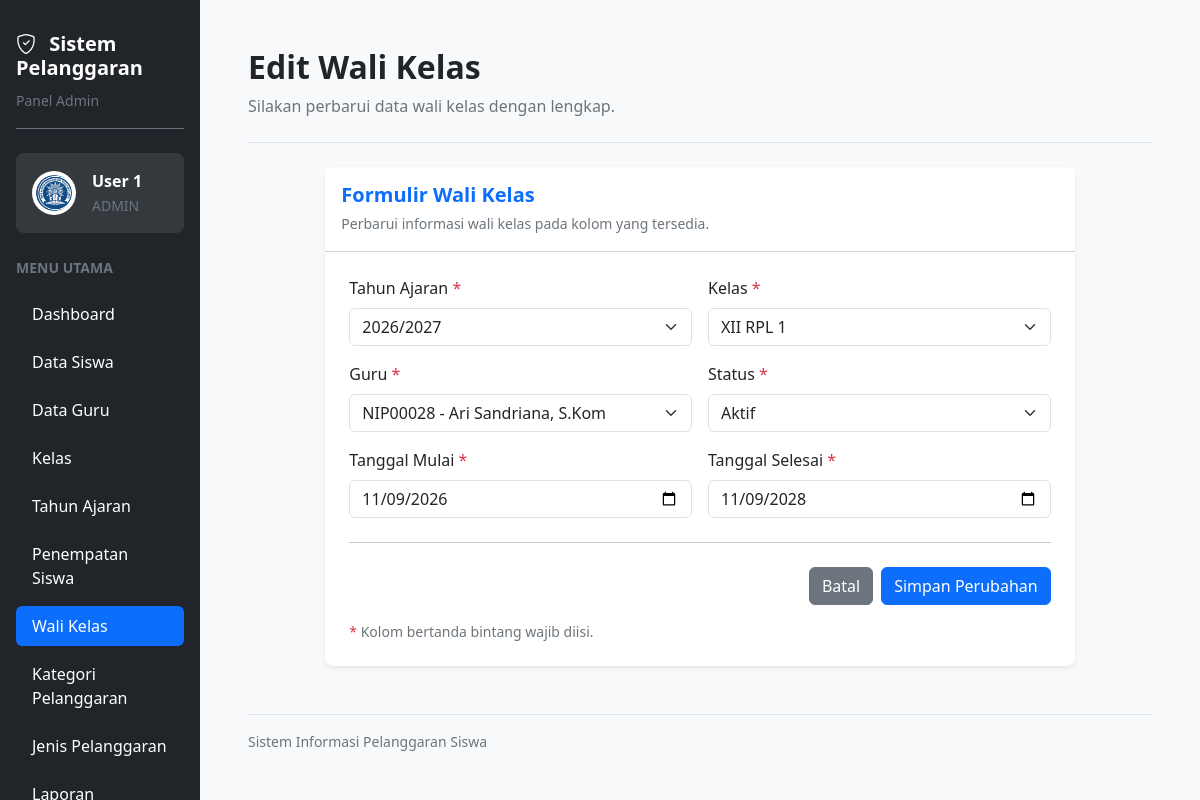
Page /edit_wali_kelas.php?id=120 (signed in) on the committed database.
### tables this page shows
CREATE TABLE `t_wali_kelas` (
  `id` int(11) NOT NULL,
  `tahun_ajaran_id` int(11) NOT NULL,
  `kelas_id` int(11) NOT NULL,
  `guru_id` int(11) NOT NULL,
  `tanggal_mulai` date NOT NULL,
  `tanggal_selesai` date NOT NULL,
  `status_aktif` tinyint(1) NOT NULL,
  `created_at` timestamp NULL DEFAULT current_timestamp(),
  `updated_at` timestamp NULL DEFAULT current_timestamp()
);

CREATE TABLE `t_tahun_ajaran` (
  `id` int(11) NOT NULL,
  `nama` varchar(20) NOT NULL,
  `tanggal_mulai` date NOT NULL,
  `tanggal_selesai` date NOT NULL,
  `status_aktif` tinyint(1) NOT NULL,
  `created_at` timestamp NOT NULL DEFAULT current_timestamp(),
  `updated_at` timestamp NOT NULL DEFAULT current_timestamp()
);

CREATE TABLE `t_kelas` (
  `id` int(11) NOT NULL,
  `nama` varchar(100) NOT NULL,
  `tingkat` varchar(20) NOT NULL,
  `jurusan` varchar(100) NOT NULL,
  `status_aktif` tinyint(1) NOT NULL,
  `created_at` timestamp NULL DEFAULT current_timestamp(),
  `updated_at` timestamp NULL DEFAULT current_timestamp()
);

CREATE TABLE `t_guru` (
  `id` int(11) NOT NULL,
  `nip` varchar(30) NOT NULL,
  `nama` varchar(150) NOT NULL,
  `email` varchar(150) NOT NULL,
  `status_aktif` tinyint(1) NOT NULL,
  `user_id` int(11) NOT NULL,
  `created_at` timestamp NULL DEFAULT current_timestamp(),
  `updated_at` timestamp NULL DEFAULT current_timestamp()
);

### edit_wali_kelas.php (the view, shortened to what this page needs)
<?php
require_once __DIR__ . "/config/koneksi.php";
$nama = htmlspecialchars($_SESSION['name'] ?? 'Pengguna', ENT_QUOTES, 'UTF-8');
function aman($nilai) {
    return htmlspecialchars((string)($nilai ?? ''), ENT_QUOTES, 'UTF-8');
}
$id = (int) $_GET['id'];
$stmt = mysqli_prepare($koneksi, "
    SELECT id, tahun_ajaran_id, kelas_id, guru_id,
           tanggal_mulai, tanggal_selesai, status_aktif
    FROM t_wali_kelas
    WHERE id = ?
");
mysqli_stmt_bind_param($stmt, "i", $id);
mysqli_stmt_execute($stmt);
$result = mysqli_stmt_get_result($stmt);
$wali = mysqli_fetch_assoc($result);
$tahun_list = mysqli_query($koneksi, "SELECT id, nama FROM t_tahun_ajaran ORDER BY id DESC");
$kelas_list = mysqli_query($koneksi, "SELECT id, nama FROM t_kelas ORDER BY nama ASC");
$guru_list = mysqli_query($koneksi, "SELECT id, nip, nama FROM t_guru ORDER BY nama ASC");
$menuAdmin = [
    ['Dashboard', 'dashboard.php'],
    ['Data Siswa', 'siswa.php'],
    ['Data Guru', 'guru.php'],
    ['Kelas', 'kelas.php'],
    ['Tahun Ajaran', 'tahun_ajaran.php'],
    ['Penempatan Siswa', 'penempatan_siswa.php'],
    ['Wali Kelas', 'wali_kelas.php'],
    ['Kategori Pelanggaran', 'kategori_pelanggaran.php'],
    ['Jenis Pelanggaran', 'jenis_pelanggaran.php'],
    ['Laporan', 'laporan.php'],
    ['About Me', 'abautme.php']
];
?>
<!DOCTYPE html>
<html lang="id">
<head>
    <link href="https://cdn.jsdelivr.net/npm/bootstrap@5.3.3/dist/css/bootstrap.min.css" rel="stylesheet">
    <link href="https://cdn.jsdelivr.net/npm/bootstrap-icons@1.11.3/font/bootstrap-icons.min.css" rel="stylesheet">
</head>
<body class="bg-light overflow-hidden">
<div class="container-fluid vh-100 overflow-hidden">
    <div class="row h-100 flex-nowrap">
        <aside class="col-3 col-md-3 col-lg-2 bg-dark vh-100 overflow-auto p-3 flex-shrink-0">
            <div class="text-white mb-4 pt-3 pb-3 border-bottom border-secondary">
                <h5 class="fw-bold mb-2">
                    <i class="bi bi-shield-check me-2"></i>
                    Sistem Pelanggaran
                </h5>
                <small class="text-secondary">Panel Admin</small>
            </div>
            <div class="bg-secondary bg-opacity-25 rounded-3 p-3 mb-4">
                <div class="d-flex align-items-center gap-3">
                    <img
                        src="logo.png"
                        alt="Logo Aplikasi"
                        width="44"
                        height="44"
                        class="rounded-circle bg-white p-1"
                    >
                    <div class="text-white text-break">
                        <div class="fw-semibold"><?= $nama; ?></div>
                        <small class="text-secondary">ADMIN</small>
                    </div>
                </div>
            </div>
            <div class="text-secondary small fw-semibold mb-3">
                MENU UTAMA
            </div>
            <ul class="nav nav-pills flex-column gap-2">
                <?php foreach ($menuAdmin as $item): ?>
                    <li class="nav-item">
                        <a
                            href="<?= aman($item[1]); ?>"
                            class="nav-link <?= $item[0] === 'Wali Kelas' ? 'active' : 'text-white'; ?> rounded-2 py-2 px-3"
                        >
                            <?= aman($item[0]); ?>
                        </a>
                    </li>
                <?php endforeach; ?>
            </ul>
        </aside>
        <main class="col-9 col-md-9 col-lg-10 vh-100 overflow-auto p-3 p-lg-5">
            <div class="d-flex flex-wrap justify-content-between align-items-center gap-3 mb-4 pb-4 border-bottom">
                <div>
                    <h2 class="fw-bold mb-2">Edit Wali Kelas</h2>
                    <p class="text-secondary mb-0">
                        Silakan perbarui data wali kelas dengan lengkap.
                    </p>
                </div>
            </div>
            <div class="row justify-content-center">
                <div class="col-12 col-xl-10">
                    <div class="card border-0 shadow-sm rounded-3">
                        <div class="card-header bg-white p-3">
                            <h5 class="text-primary fw-bold mb-1">Formulir Wali Kelas</h5>
                            <small class="text-secondary">
                                Perbarui informasi wali kelas pada kolom yang tersedia.
                            </small>
                        </div>
                        <div class="card-body p-4">
                            <form method="POST" action="">
                                <div class="row g-3">
                                    <div class="col-md-6">
                                        <label for="tahun_ajaran_id" class="form-label">
                                            Tahun Ajaran <span class="text-danger">*</span>
                                        </label>
                                        <select name="tahun_ajaran_id" id="tahun_ajaran_id" class="form-select" required>
                                            <?php while ($t = mysqli_fetch_assoc($tahun_list)): ?>
                                                <option
                                                    value="<?= (int)$t['id']; ?>"
                                                    <?= (int)$wali['tahun_ajaran_id'] === (int)$t['id'] ? 'selected' : ''; ?>
                                                >
                                                    <?= aman($t['nama']); ?>
                                                </option>
                                            <?php endwhile; ?>
                                        </select>
                                    </div>
                                    <div class="col-md-6">
                                        <label for="kelas_id" class="form-label">
                                            Kelas <span class="text-danger">*</span>
                                        </label>
                                        <select name="kelas_id" id="kelas_id" class="form-select" required>
                                            <?php while ($k = mysqli_fetch_assoc($kelas_list)): ?>
                                                <option
                                                    value="<?= (int)$k['id']; ?>"
                                                    <?= (int)$wali['kelas_id'] === (int)$k['id'] ? 'selected' : ''; ?>
                                                >
                                                    <?= aman($k['nama']); ?>
                                                </option>
                                            <?php endwhile; ?>
                                        </select>
                                    </div>
                                    <div class="col-md-6">
                                        <label for="guru_id" class="form-label">
                                            Guru <span class="text-danger">*</span>
                                        </label>
                                        <select name="guru_id" id="guru_id" class="form-select" required>
                                            <?php while ($g = mysqli_fetch_assoc($guru_list)): ?>
                                                <option
                                                    value="<?= (int)$g['id']; ?>"
                                                    <?= (int)$wali['guru_id'] === (int)$g['id'] ? 'selected' : ''; ?>
                                                >
                                                    <?= aman($g['nip']); ?> - <?= aman($g['nama']); ?>
                                                </option>
                                            <?php endwhile; ?>
                                        </select>
                                    </div>
                                    <div class="col-md-6">
                                        <label for="status_aktif" class="form-label">
                                            Status <span class="text-danger">*</span>
                                        </label>
                                        <select name="status_aktif" id="status_aktif" class="form-select" required>
                                            <option value="1" <?= (int)$wali['status_aktif'] === 1 ? 'selected' : ''; ?>>
                                                Aktif
                                            </option>
                                        </select>
                                    </div>
                                    <div class="col-md-6">
                                        <label for="tanggal_mulai" class="form-label">
                                            Tanggal Mulai <span class="text-danger">*</span>
                                        </label>
                                        <input
                                            type="date"
                                            name="tanggal_mulai"
                                            id="tanggal_mulai"
                                            class="form-control"
                                            value="<?= aman($wali['tanggal_mulai']); ?>"
                                            required
                                        >
                                    </div>
                                    <div class="col-md-6">
                                        <label for="tanggal_selesai" class="form-label">
                                            Tanggal Selesai <span class="text-danger">*</span>
                                        </label>
                                        <input
                                            type="date"
                                            name="tanggal_selesai"
                                            id="tanggal_selesai"
                                            class="form-control"
                                            value="<?= aman($wali['tanggal_selesai']); ?>"
                                            required
                                        >
                                    </div>
                                </div>
                                <hr class="my-4">
                                <div class="d-flex justify-content-end gap-2">
                                    <a href="wali_kelas.php" class="btn btn-secondary">
                                        Batal
                                    </a>
                                    <button type="submit" name="update" class="btn btn-primary">
                                        Simpan Perubahan
                                    </button>
                                </div>
                                <p class="text-secondary small mt-3 mb-0">
                                    <span class="text-danger">*</span>
                                    Kolom bertanda bintang wajib diisi.
                                </p>
                            </form>
                        </div>
                    </div>
                </div>
            </div>
            <div class="text-secondary small mt-5 pt-3 border-top">
                Sistem Informasi Pelanggaran Siswa
            </div>
        </main>
    </div>
</div>
</body>
</html>

### rows in the picture
t_wali_kelas: tahun_ajaran_id "2026/2027", kelas_id "XII RPL 1", guru_id "NIP00028 - Ari Sandriana, S.Kom", status_aktif "Aktif", tanggal_mulai "11/09/2026", tanggal_selesai "11/09/2028"

### other values in the picture
$nama "User 1"
aman($item[0]) "Dashboard"
aman($item[0]) "Data Siswa"
aman($item[0]) "Data Guru"
aman($item[0]) "Kelas"
aman($item[0]) "Tahun Ajaran"
aman($item[0]) "Penempatan Siswa"
aman($item[0]) "Wali Kelas"
aman($item[0]) "Kategori Pelanggaran"
aman($item[0]) "Jenis Pelanggaran"
